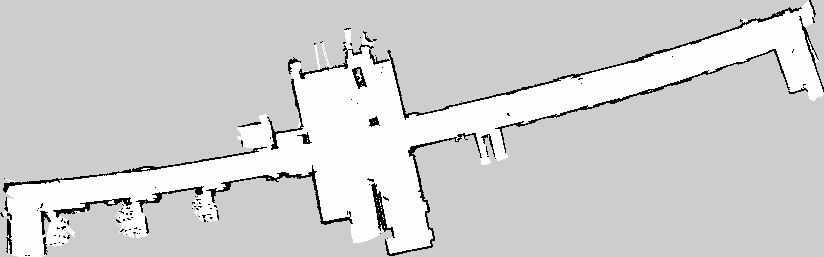
#> input picture result.pgm, 824 x 257 px, found by its file name
$ python grid_map.py
#> lines starting #> are read from the running program, lines starting #| are printed output that depends on the picture; after the words box and inside, x2 and y2 are one past the last pixel; in counts of white or black regions, pixels touching at a corner belong together
import numpy as np
import matplotlib.pyplot as plt
from PIL import Image
from scipy.ndimage import rotate

def image_Grid(h, w, img):
    """
    Function to divide an image into a grid and analyze each cell for navigability.

    Parameters:
    h (int): Number of vertical divisions.
    w (int): Number of horizontal divisions.
    img (2D array): Grayscale image array.

    Returns:
    map_cost (2D list): Grid with 0 for road and 1 for wall.
    cell_height (int): Height of each grid cell.
    cell_width (int): Width of each grid cell.
    """
    img_height, img_width = img.shape
    grid_size = (h, w)

    # Calculate grid cell size
    cell_height = img_height // grid_size[0]
    cell_width = img_width // grid_size[1]

    map_cost = []
    for i in range(grid_size[0]):
        map_col = []
        for j in range(grid_size[1]):
            # Get the grid cell boundaries
            cell_top = i * cell_height
            cell_left = j * cell_width
            cell_bottom = cell_top + cell_height
            cell_right = cell_left + cell_width

            # Handle the last row/column if uneven division
            if i == h - 1:
                cell_bottom = img_height
            if j == w - 1:
                cell_right = img_width

            # Extract cell and analyze pixel values
            cell = img[cell_top:cell_bottom, cell_left:cell_right]
            wall = np.sum(cell <= 210)  # Count darker pixels (walls)
            road = np.sum(cell > 210)  # Count lighter pixels (roads)

            # Determine navigability of the cell
            if road > wall:
                map_col.append(0)  # Road
            else:
                map_col.append(1)  # Wall
        map_cost.append(map_col)

    return map_cost, cell_height, cell_width

# Load the grayscale image
pgm_file = "C:/Users/mil07/Downloads/result.pgm"  # Update the path to your PGM file
img = Image.open(pgm_file).convert("L")
#> img is the input picture: PIL image 824x257 L; min 0, max 254, mean 208.9
map_img = np.array(img)

# Rotate the map by 12.7 degrees
rotated_map = rotate(map_img, 12.7, reshape=True)
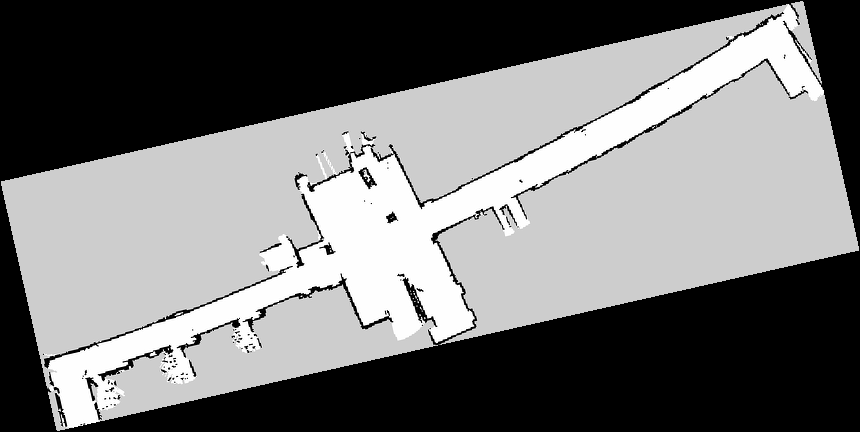
#> rotated_map: shape (432, 860); min 0, max 255, mean 118.5

# Parameters for grid division
grid_h, grid_w = 50, 100  # Smaller, more detailed grid divisions

# Generate the grid-based map
my_map, cell_height, cell_width = image_Grid(grid_h, grid_w, rotated_map)
#> after the loop in image_Grid, `for i in range(grid_size[0]):`: map_cost = 50 items
#> my_map = 50 items; cell_height = 8; cell_width = 8

# Visualize the rotated map
plt.figure(figsize=(10, 10))
plt.imshow(rotated_map, cmap='gray', origin='upper')
plt.title("Rotated Map with Grid Overlay")

# Overlay the grid lines
for i in range(1, grid_h):
    plt.axhline(y=i * cell_height, color='red', linewidth=0.5)
for j in range(1, grid_w):
    plt.axvline(x=j * cell_width, color='red', linewidth=0.5)
plt.show()
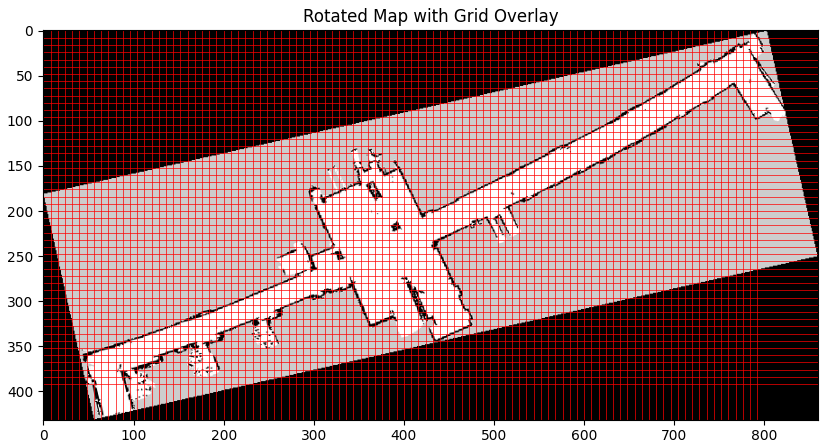
#> figure drawn by matplotlib, 1 panel

# Print the grid map
print("Grid Map (0 = Road, 1 = Wall):")
for row in my_map:
    print(row)
#> this loop made 50 passes
#> (printed output is left out)

# Visualize the analyzed grid
grid_visual = np.array(my_map)
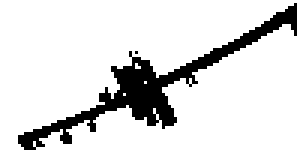
#> grid_visual: shape (50, 100) int64 (shown 3 times larger); values 0 (black) and 1 (white), 86.5% white; 2 black regions (1 under 20 px), largest, box (x1, y1, x2, y2) and area: (6, 1, 99, 50) 675
plt.figure(figsize=(10, 10))
plt.imshow(grid_visual, cmap='gray_r', origin='upper')
plt.title("Grid Map Visualization (0 = Road, 1 = Wall)")
plt.xlabel("Grid Columns")
plt.ylabel("Grid Rows")
plt.colorbar(label="Navigability")
plt.grid(False)
plt.show()
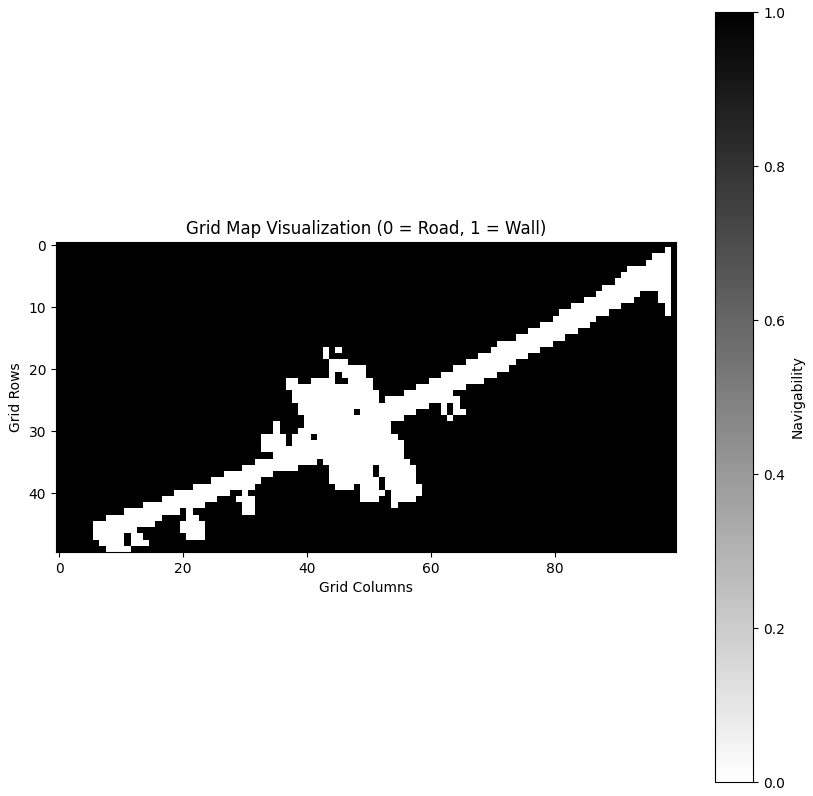
#> figure drawn by matplotlib, 2 panels
